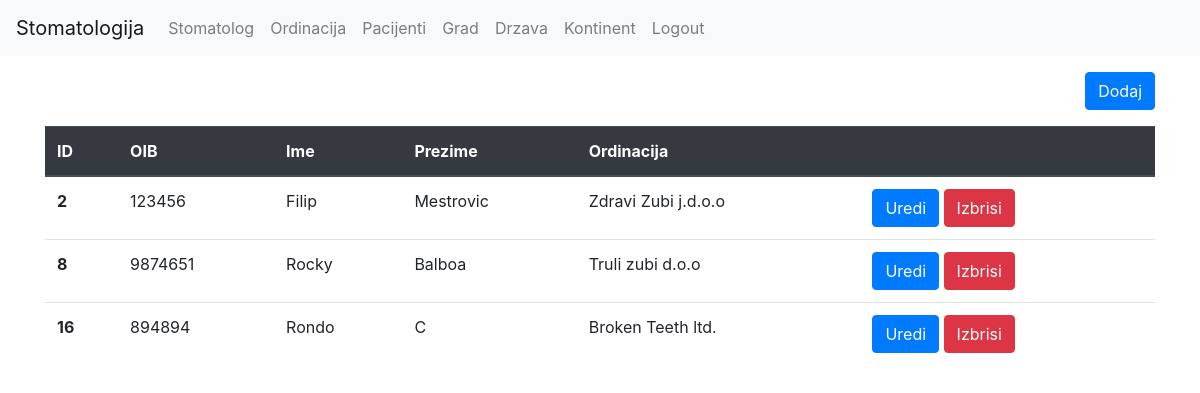
The page /pacijent/index.php on the database as committed earlier.
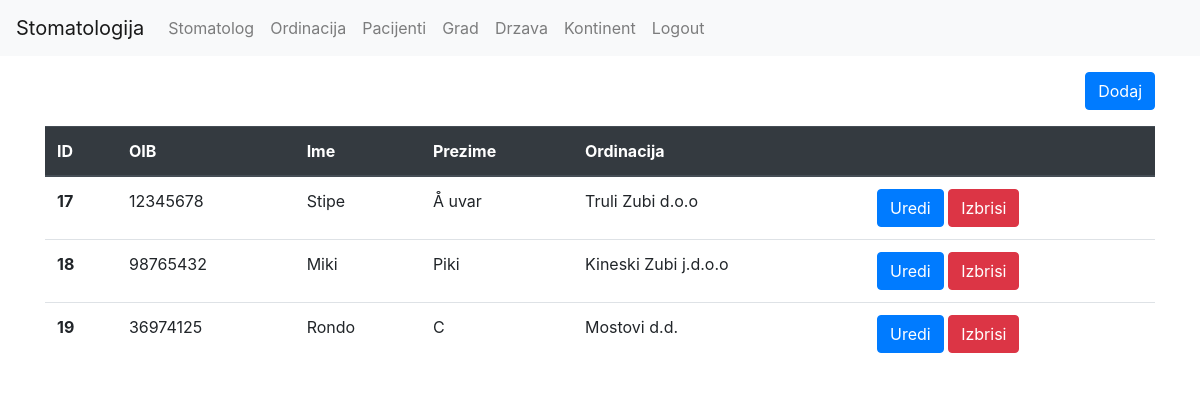
The same page on the database as committed later.
### tables this page shows
CREATE TABLE `ordinacija` (
  `id` int(11) NOT NULL,
  `ordination_name` varchar(255) NOT NULL,
  `city_id` int(11) NOT NULL
);

CREATE TABLE `pacijent` (
  `id` int(11) NOT NULL,
  `oib` int(11) NOT NULL,
  `first_name` varchar(255) NOT NULL,
  `last_name` varchar(255) NOT NULL,
  `ordination_id` int(11) NOT NULL
);

### pacijent/index.php (the view)
<?php
require('../util/db.php');
require('../frontend/header.php');
require('../frontend/footer.php');
$stmt = $db->query('SELECT * FROM ordinacija INNER JOIN  pacijent ON pacijent.ordination_id = ordinacija.id');
$rows = $stmt->fetchAll();
echo $header;
?>
<div class="container">
<a href="/stomatologija/pacijent/form.php" class="btn btn-primary mt-3 mb-3 float-right">Dodaj</a>
	<table class="table">
	<thead class="thead-dark">
		<tr>
		  <th scope="col">ID</th>
          <th scope="col">OIB</th>
          <th scope="col">Ime</th>
          <th scope="col">Prezime</th>
          <th scope="col">Ordinacija</th>
		  <th scope="col"></th>
		</tr>
	  </thead>
	  <tbody>
		<?php foreach($rows as $row) { ?>
		<tr>
		  <th scope="row"><?php echo $row['id']; ?></th>
		  <td><?php echo $row['oib']; ?></td>
          <td><?php echo $row['first_name'];?></td>
          <td><?php echo $row['last_name'];?></td>
          <td><?php echo $row['ordination_name'];?></td>
		  <td>
		  <a class="btn btn-primary" href="/stomatologija/pacijent/form.php?id=<?php echo $row['id']; ?>">Uredi</a>
		  <a class="btn btn-danger" href="/stomatologija/pacijent/delete.php?id=<?php echo $row['id']; ?>">Izbrisi</a>
		  </td>
		</tr>
		<?php } ?>
	  </tbody>
	</table>
</div>
<?php
echo $footer;
?>

### frontend/header.php (shortened to what this page needs)
<?php
$header = <<<HEADER
<!doctype html>
<html lang="en">
  <head>
    <meta charset="utf-8">
    <meta name="viewport" content="width=device-width, initial-scale=1, shrink-to-fit=no">
    <link rel="stylesheet" href="https://stackpath.bootstrapcdn.com/bootstrap/4.3.1/css/bootstrap.min.css">
    <title>Hello, world!</title>
  </head>
  <body>
  <nav class="navbar navbar-expand-lg navbar-light bg-light">
  <a class="navbar-brand" href="#">Stomatologija</a>
  <button class="navbar-toggler" type="button" data-toggle="collapse" data-target="#navbarNav" aria-controls="navbarNav" aria-expanded="false" aria-label="Toggle navigation">
    <span class="navbar-toggler-icon"></span>
  </button>
  <div class="collapse navbar-collapse" id="navbarNav">
    <ul class="navbar-nav">
      <!--<li class="nav-item active">
        <a class="nav-link" href="#">Home <span class="sr-only">(current)</span></a>
      </li>-->
 <!--   <li class="nav-item">
        <a class="nav-link" href="/stomatologija/employees/index.php">Employees</a>
      </li> -->
      <li class="nav-item">
        <a class="nav-link" href="/stomatologija/stomatolog/index.php">Stomatolog</a>
      </li>
      <li class="nav-item">
        <a class="nav-link" href="/stomatologija/ordinacija/index.php">Ordinacija</a>
      </li>
      <li class="nav-item">
        <a class="nav-link" href="/stomatologija/pacijent/index.php">Pacijenti</a>
      </li>
      <li class="nav-item">
        <a class="nav-link" href="/stomatologija/grad/index.php">Grad</a>
      </li>
	    <li class="nav-item">
        <a class="nav-link" href="/stomatologija/drzava/index.php">Drzava</a>
      </li>
      <li class="nav-item">
      <a class="nav-link" href="/stomatologija/kontinent/index.php">Kontinent</a>
      </li>
		<li class="nav-item">
    <a class="nav-link" href="/stomatologija/logout.php">Logout</a>
		</li>
    </ul>
  </div>
</nav>
HEADER;

### frontend/footer.php (shortened to what this page needs)
<?php
$footer = <<<FOOTER
    <script src="https://code.jquery.com/jquery-3.3.1.slim.min.js"></script>
    <script src="https://cdnjs.cloudflare.com/ajax/libs/popper.js/1.14.7/umd/popper.min.js"></script>
    <script src="https://stackpath.bootstrapcdn.com/bootstrap/4.3.1/js/bootstrap.min.js"></script>
  </body>
</html>
FOOTER;

Rows that differ between the two databases and show on the page:
removed ordinacija: pacijent.id "2", pacijent.oib "123456", pacijent.first_name "Filip", pacijent.last_name "Mestrovic", ordination_name "Zdravi Zubi j.d.o.o"
removed ordinacija: pacijent.id "8", pacijent.oib "9874651", pacijent.first_name "Rocky", pacijent.last_name "Balboa", ordination_name "Truli zubi d.o.o"
removed ordinacija: pacijent.id "16", pacijent.oib "894894", pacijent.first_name "Rondo", pacijent.last_name "C", ordination_name "Broken Teeth ltd."
added ordinacija: pacijent.id "17", pacijent.oib "12345678", pacijent.first_name "Stipe", pacijent.last_name "Å uvar", ordination_name "Truli Zubi d.o.o"
added ordinacija: pacijent.id "18", pacijent.oib "98765432", pacijent.first_name "Miki", pacijent.last_name "Piki", ordination_name "Kineski Zubi j.d.o.o"
added ordinacija: pacijent.id "19", pacijent.oib "36974125", pacijent.first_name "Rondo", pacijent.last_name "C", ordination_name "Mostovi d.d."
